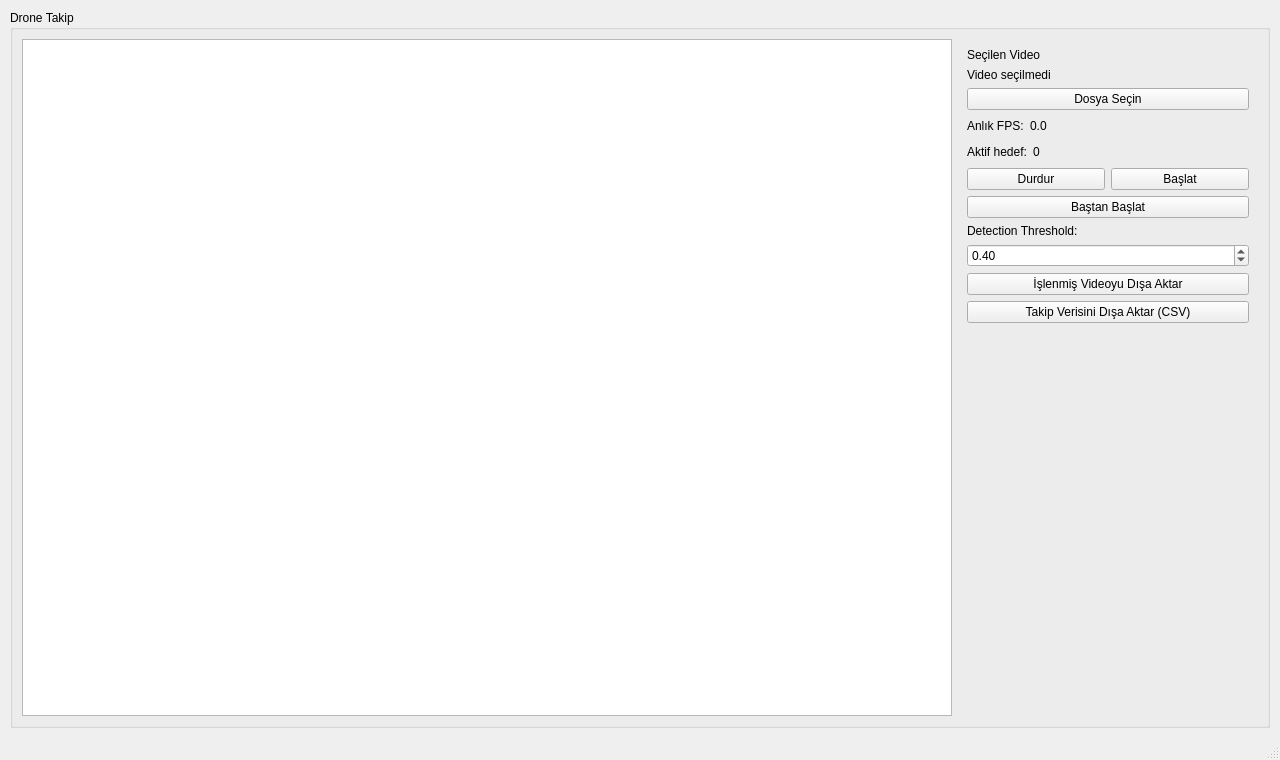
<?xml version="1.0" encoding="UTF-8"?>
<ui version="4.0">
 <class>MainWindow</class>
 <widget class="QMainWindow" name="MainWindow">
  <property name="geometry">
   <rect>
    <x>0</x>
    <y>0</y>
    <width>1280</width>
    <height>760</height>
   </rect>
  </property>
  <property name="minimumSize">
   <size>
    <width>900</width>
    <height>600</height>
   </size>
  </property>
  <property name="windowTitle">
   <string>Drone Takip Sistemi</string>
  </property>
  <widget class="QWidget" name="centralwidget">
   <layout class="QVBoxLayout" name="centralLayout">
    <property name="leftMargin">
     <number>10</number>
    </property>
    <property name="topMargin">
     <number>10</number>
    </property>
    <property name="rightMargin">
     <number>10</number>
    </property>
    <property name="bottomMargin">
     <number>10</number>
    </property>
    <item>
     <widget class="QGroupBox" name="groupBox">
      <property name="title">
       <string>Drone Takip</string>
      </property>
      <layout class="QHBoxLayout" name="contentLayout">
       <item stretch="1">
        <widget class="QGraphicsView" name="videoPanel">
         <property name="minimumSize">
          <size>
           <width>640</width>
           <height>480</height>
          </size>
         </property>
         <property name="sizePolicy">
          <sizepolicy hsizetype="Expanding" vsizetype="Expanding">
           <horstretch>0</horstretch>
           <verstretch>0</verstretch>
          </sizepolicy>
         </property>
        </widget>
       </item>
       <item>
        <widget class="QWidget" name="controlPanel">
         <property name="minimumSize">
          <size>
           <width>230</width>
           <height>0</height>
          </size>
         </property>
         <property name="maximumSize">
          <size>
           <width>300</width>
           <height>16777215</height>
          </size>
         </property>
         <layout class="QVBoxLayout" name="controlLayout">
          <item>
           <widget class="QLabel" name="label">
            <property name="text">
             <string>Seçilen Video</string>
            </property>
           </widget>
          </item>
          <item>
           <widget class="QLabel" name="secilenVideo">
            <property name="text">
             <string>Video seçilmedi</string>
            </property>
            <property name="wordWrap">
             <bool>true</bool>
            </property>
           </widget>
          </item>
          <item>
           <widget class="QPushButton" name="pushButton">
            <property name="text">
             <string>Dosya Seçin</string>
            </property>
           </widget>
          </item>
          <item>
           <layout class="QHBoxLayout" name="fpsLayout">
            <item>
             <widget class="QLabel" name="label_3">
              <property name="text">
               <string>Anlık FPS:</string>
              </property>
             </widget>
            </item>
            <item>
             <widget class="QLabel" name="fpsDegeri">
              <property name="text">
               <string>0.0</string>
              </property>
             </widget>
            </item>
            <item>
             <spacer name="fpsSpacer">
              <property name="orientation">
               <enum>Qt::Horizontal</enum>
              </property>
              <property name="sizeHint" stdset="0">
               <size>
                <width>40</width>
                <height>20</height>
               </size>
              </property>
             </spacer>
            </item>
           </layout>
          </item>
          <item>
           <layout class="QHBoxLayout" name="activeTargetsLayout">
            <item>
             <widget class="QLabel" name="activeTargetsLabel">
              <property name="text">
               <string>Aktif hedef:</string>
              </property>
             </widget>
            </item>
            <item>
             <widget class="QLabel" name="activeTargetsValue">
              <property name="text">
               <string>0</string>
              </property>
             </widget>
            </item>
            <item>
             <spacer name="activeTargetsSpacer">
              <property name="orientation">
               <enum>Qt::Horizontal</enum>
              </property>
              <property name="sizeHint" stdset="0">
               <size>
                <width>40</width>
                <height>20</height>
               </size>
              </property>
             </spacer>
            </item>
           </layout>
          </item>
          <item>
           <layout class="QHBoxLayout" name="playbackLayout">
            <item>
             <widget class="QPushButton" name="pauseButton">
              <property name="text">
               <string>Durdur</string>
              </property>
             </widget>
            </item>
            <item>
             <widget class="QPushButton" name="startButton">
              <property name="text">
               <string>Başlat</string>
              </property>
             </widget>
            </item>
           </layout>
          </item>
          <item>
           <widget class="QPushButton" name="replayButton">
            <property name="text">
             <string>Baştan Başlat</string>
            </property>
           </widget>
          </item>
          <item>
           <widget class="QLabel" name="label_2">
            <property name="text">
             <string>Detection Threshold:</string>
            </property>
           </widget>
          </item>
          <item>
           <widget class="QDoubleSpinBox" name="thresholdSetup">
            <property name="decimals">
             <number>2</number>
            </property>
            <property name="minimum">
             <double>0.000000000000000</double>
            </property>
            <property name="maximum">
             <double>1.000000000000000</double>
            </property>
            <property name="singleStep">
             <double>0.050000000000000</double>
            </property>
            <property name="value">
             <double>0.400000000000000</double>
            </property>
           </widget>
          </item>
          <item>
           <widget class="QPushButton" name="exportVideoButton">
            <property name="text">
             <string>İşlenmiş Videoyu Dışa Aktar</string>
            </property>
           </widget>
          </item>
          <item>
           <widget class="QPushButton" name="exportDataButton">
            <property name="text">
             <string>Takip Verisini Dışa Aktar (CSV)</string>
            </property>
           </widget>
          </item>
          <item>
           <spacer name="controlSpacer">
            <property name="orientation">
             <enum>Qt::Vertical</enum>
            </property>
            <property name="sizeHint" stdset="0">
             <size>
              <width>20</width>
              <height>40</height>
             </size>
            </property>
           </spacer>
          </item>
         </layout>
        </widget>
       </item>
      </layout>
     </widget>
    </item>
   </layout>
  </widget>
  <widget class="QMenuBar" name="menubar">
   <property name="geometry">
    <rect>
     <x>0</x>
     <y>0</y>
     <width>1280</width>
     <height>21</height>
    </rect>
   </property>
  </widget>
  <widget class="QStatusBar" name="statusbar"/>
 </widget>
 <resources/>
 <connections/>
</ui>
